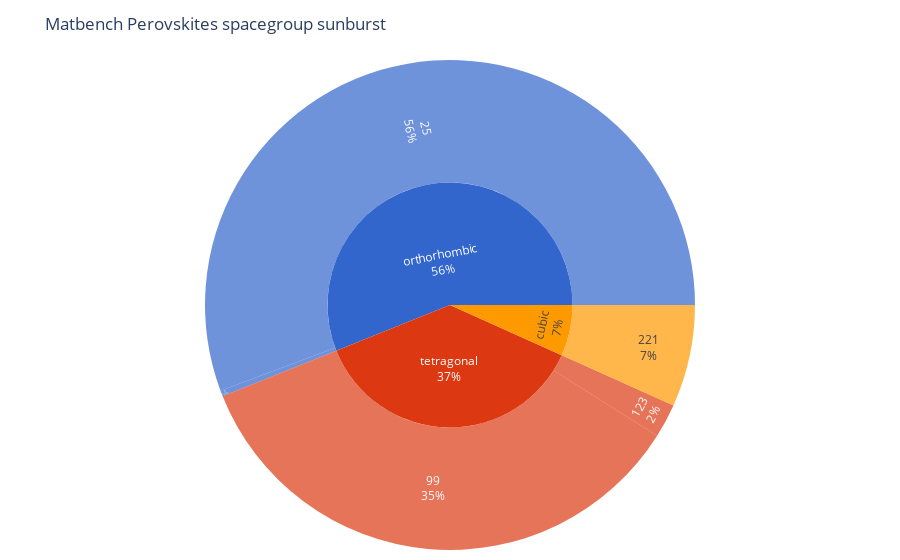

The cell this chart's notebook holds for it:
### Code cell
fig = spacegroup_sunburst(df_perov.spg_num, show_values="percent")
fig.update_layout(title="Matbench Perovskites spacegroup sunburst")

### Figure 1 — Plotly figure (JSON) as saved in the notebook; plotly's stock layout.template omitted (floating-point values rounded to 4 significant figures)
{"data": [{"branchvalues": "total", "domain": {"x": [0, 1], "y": [0, 1]}, "hovertemplate": "labels=%{label}<br>count=%{value}<br>parent=%{parent}<br>id=%{id}<extra></extra>", "ids": ["orthorhombic/25", "orthorhombic/47", "tetragonal/99", "tetragonal/123", "cubic/221", "cubic", "orthorhombic", "tetragonal"], "labels": ["25", "47", "99", "123", "221", "cubic", "orthorhombic", "tetragonal"], "name": "", "parents": ["orthorhombic", "orthorhombic", "tetragonal", "tetragonal", "cubic", "", "", ""], "textinfo": "label+percent entry", "type": "sunburst", "values": [10540, 74, 6617, 424, 1273, 1273, 10614, 7041]}], "layout": {"legend": {"tracegroupgap": 0}, "margin": {"b": 10, "l": 10, "pad": 10, "r": 10, "t": 60}, "paper_bgcolor": "rgba(0, 0, 0, 0)", "sunburstcolorway": ["#3366CC", "#DC3912", "#FF9900", "#109618", "#990099", "#0099C6", "#DD4477", "#66AA00", "#B82E2E", "#316395"], "title": {"text": "Matbench Perovskites spacegroup sunburst"}}}
